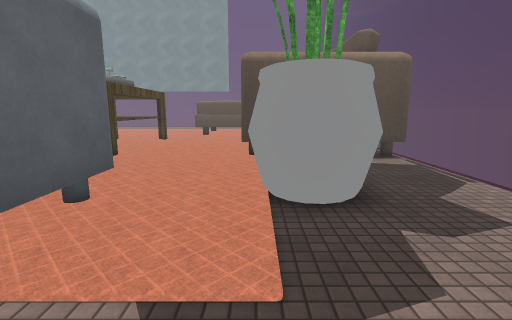
view 1 (above)

18 first-person views from a walk through a 3-D level made in the Unity game engine. The camera is 1.5 m above the floor, tilts 10° down and sees 85° across. The floor is counted in squares, 1 m on a side. Each view is taken from the middle of a square. On the plan, view 1 faces up. The plan holds only what a view shows up to about 14 squares ahead; the rest is blank. The player character is not drawn. Surface patterns are stand-ins for the level's own textures.

view 2
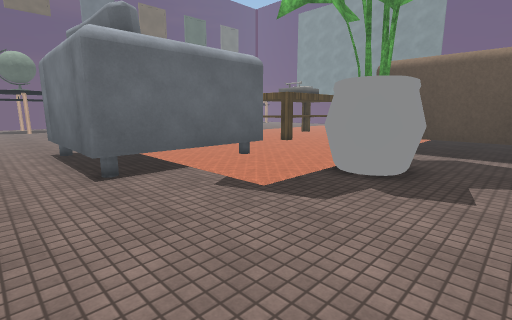

view 3
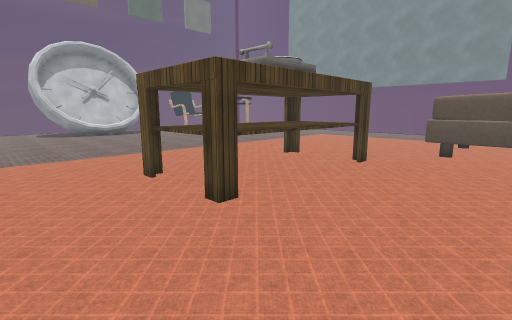

view 4
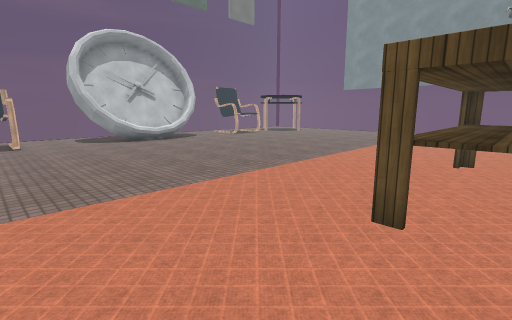

view 5
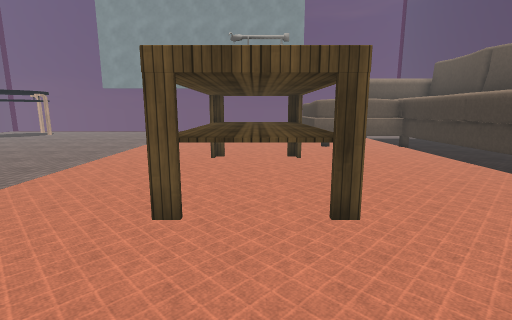

view 6
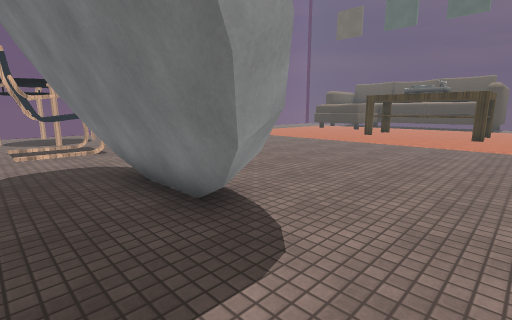

view 7
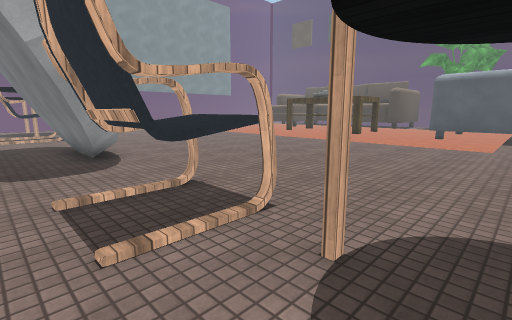

view 8
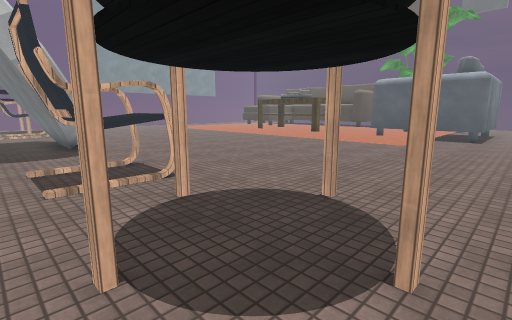

view 9
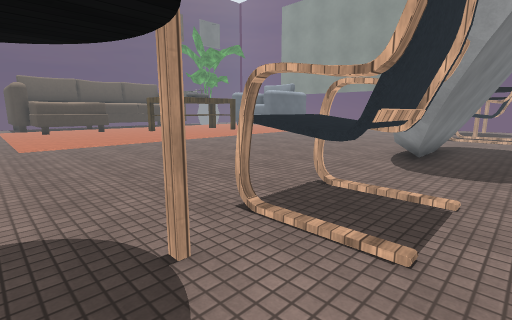

view 10
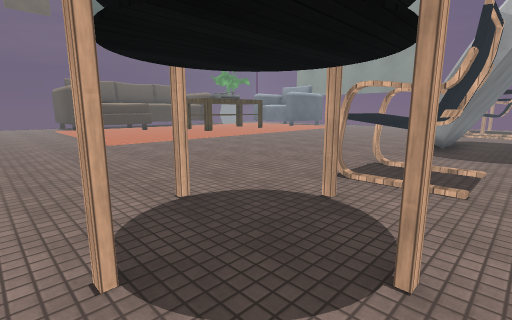

view 11
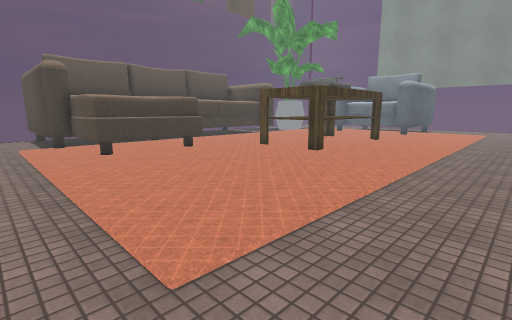

view 12
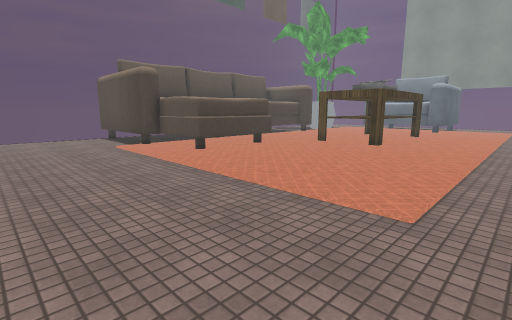

view 13
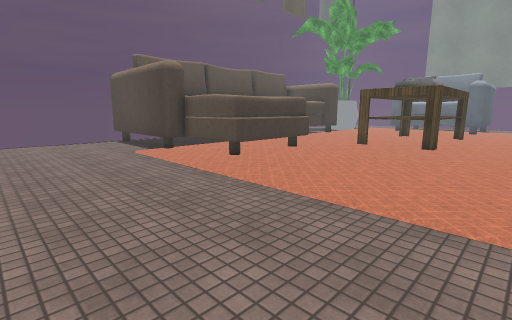

view 14
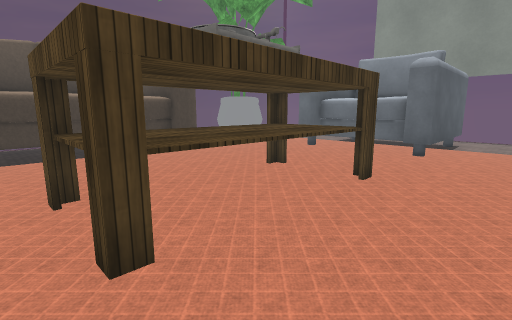

view 15
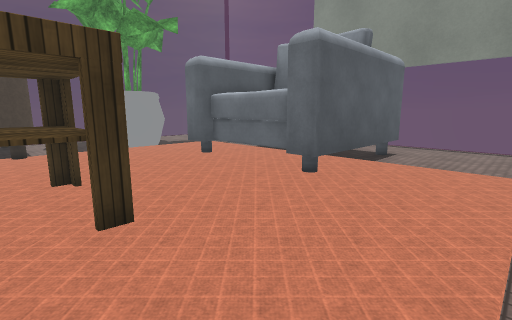

view 16
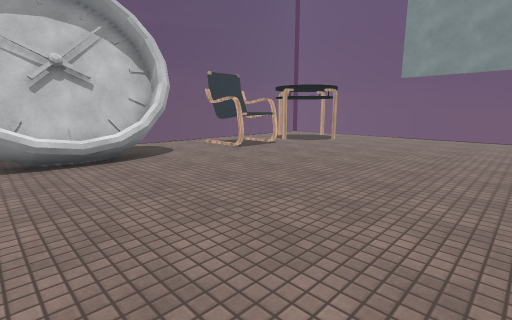

view 17
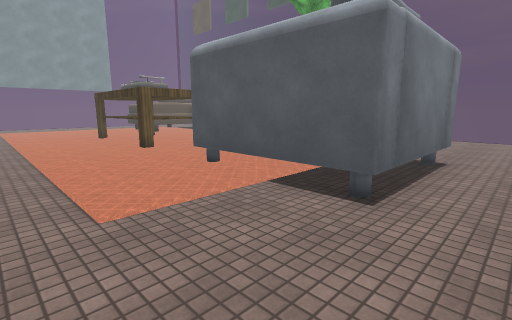

view 18
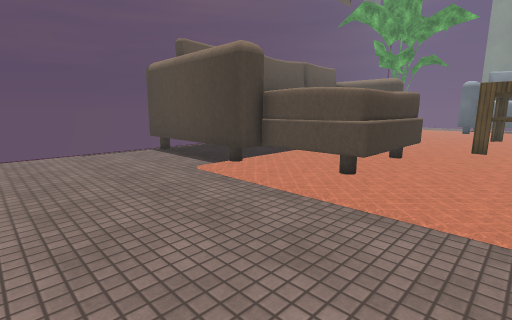

### Floor plan
Key: @ floor where view 1 was taken; # wall or solid block; . floor; ^ raised ledge; O other object.
Columns run from 24 left of view 1 to 5 right of it. Each row starts with its distance up from view 1.
 26 . ........... ...............
 25  .O..........................
 24 .O..O........................
 23 .............................
 22 ..O..........................
 21 .......................#######
 20 .OOO.................^##
 19 .OOO.................^
 18 .OOO.................^
 17 .....................####
 16 ........................#
 15 ..O.....................#
 14 ..OO.............OOO....#
 13 ..OO.............OOO....#
 12 ..OO.............OOO....#
 11 ..OO.............OOO....#
 10 ..OO.............OOO....#
  9 ..O..............OOO....######
  8 .............................
  7 .............................
  6 .OOO....................## ..
  5 .OOO....................###..
  4 .OOO............##OOO#...##..
  3 ................#   O#.......
  2 ..O.............#    #.......
  1 .O..O...........# OOO#.......
  0 ................######..@....
 -1  .O..........................
 -2 . ........... ............. .

Where each view was taken, in squares from view 1:
view 1: 0 up, 0 right, facing up
view 2: 2 down, 4 right, facing up-left
view 3: 6 up, 1 left, facing up-left
view 4: 5 up, 6 left, facing up-left
view 5: 5 up, 6 left, facing up
view 6: 7 up, 24 left, facing up-right
view 7: 1 up, 24 left, facing up-right
view 8: 2 down, 24 left, facing up-right
view 9: 23 up, 24 left, facing down-right
view 10: 26 up, 24 left, facing down-right
view 11: 23 up, 13 left, facing down-right
view 12: 26 up, 12 left, facing down-right
view 13: 26 up, 10 left, facing down-right
view 14: 15 up, 10 left, facing down-right
view 15: 10 up, 11 left, facing down-right
view 16: 10 up, 12 left, facing up-left
view 17: 2 down, 12 left, facing up-right
view 18: 26 up, 6 left, facing down-right
